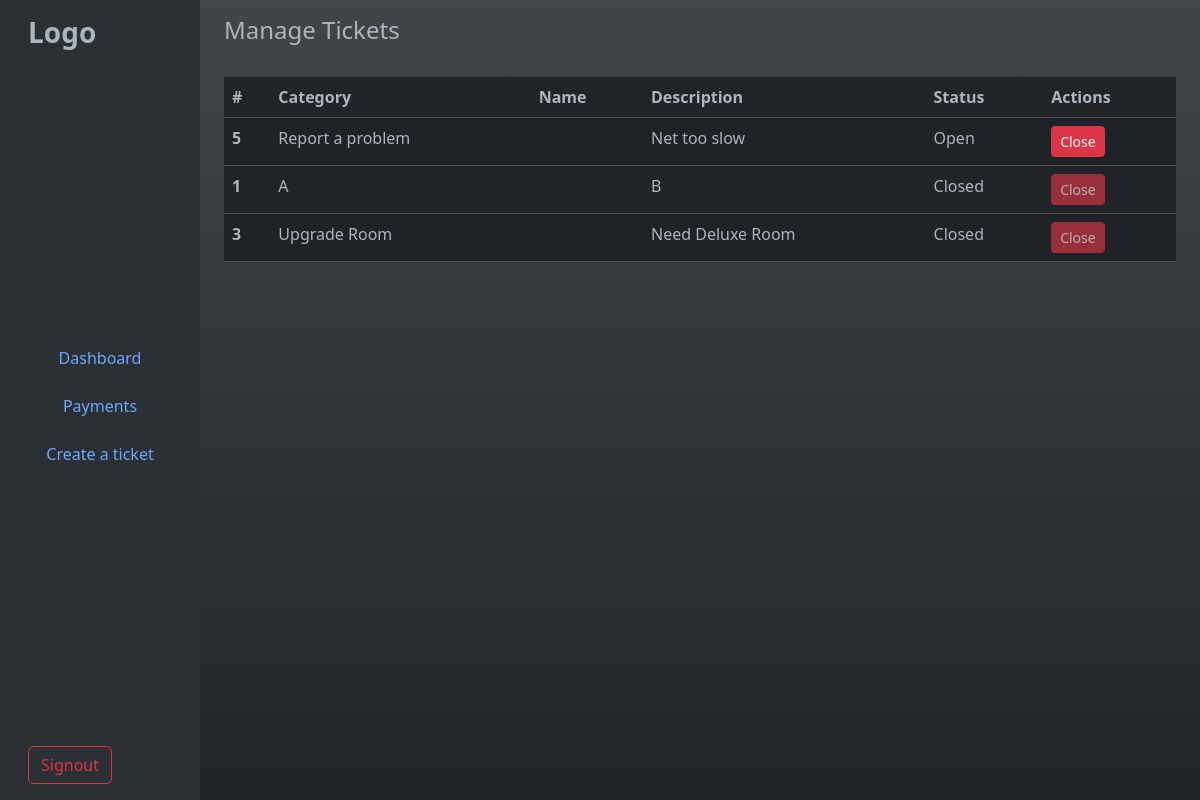
The page /ticketadmin (signed in) on the database as committed earlier.
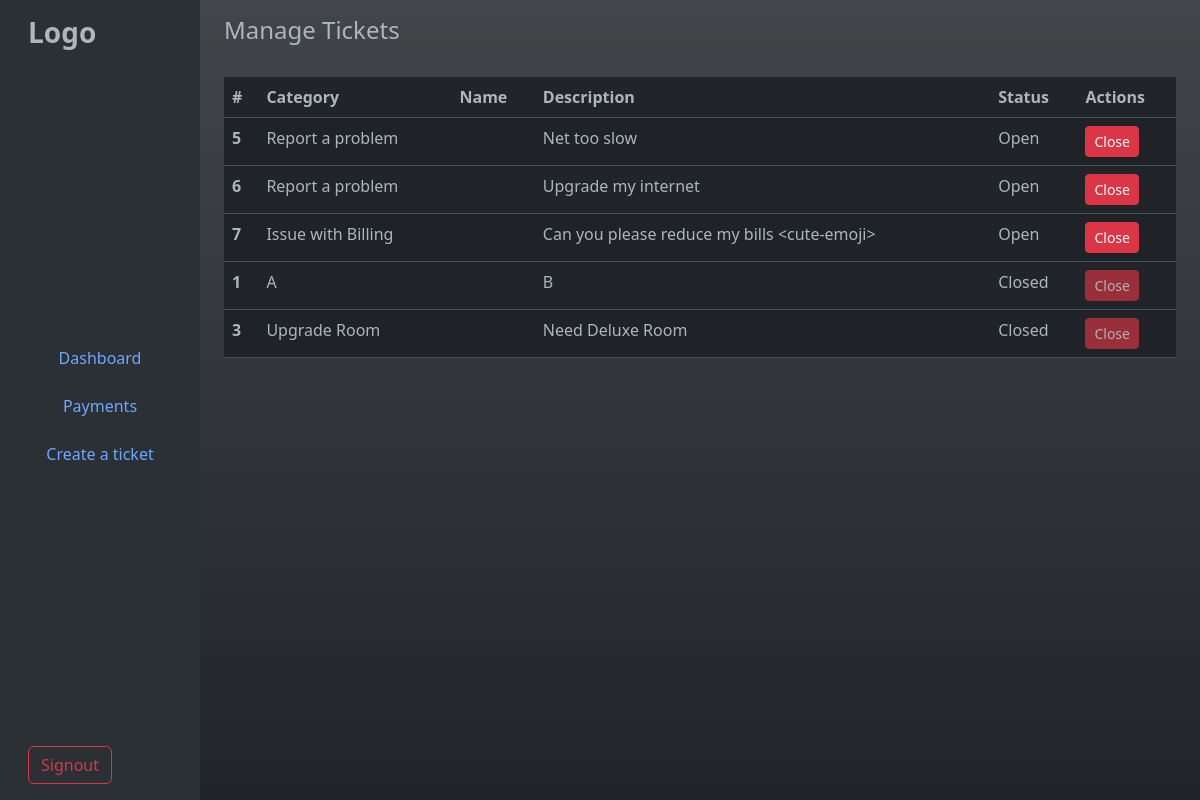
The same page on the database as committed later.
### tables this page shows
CREATE TABLE "Tickets" (
	"reportID"	INTEGER,
	"tenantID"	INTEGER NOT NULL,
	"category"	TEXT NOT NULL,
	"Description"	TEXT NOT NULL,
	"status"	TEXT NOT NULL,
	PRIMARY KEY("reportID" AUTOINCREMENT),
	FOREIGN KEY("tenantID") REFERENCES "Tenants"("tenantID")
);

### app.py (the view)
@app.route('/ticketadmin', methods=['GET', 'POST'])
def ticketadmin():
    if session['user']=='admin':
        if request.method == 'POST':
            reportID = request.form['ticket_id']
            closeTicket(reportID)
            return redirect(url_for('ticketadmin'))
        else:
            info = getTickets()
            return render_template('ticketadmin.html', tickets=info)
    else:
        return redirect(url_for('ticket'))

### database/admin.py (called while the page is built)
def dbConnect():
    return sqlite3.connect('database/main.db')

def getTickets():
    connection = dbConnect()
    cursor = connection.cursor()
    cursor.execute(f"SELECT * FROM Tickets  ORDER BY status DESC")
    result = cursor.fetchall()
    connection.close()
    return result

### templates/ticketadmin.html (shortened to what this page needs)
{% extends "adminbase.html" %}
{% block content %}
<main class="col-md-9 bg-gradient ms-sm-auto col-lg-10 px-md-4">
  <div class="d-flex justify-content-between flex-wrap flex-md-nowrap align-items-center pt-3 pb-2 mb-3">
    <h1 class="h4">Manage Tickets</h1>
  </div>
  <div class="table-responsive">
    <table class="table table-striped table-hover">
      <thead>
        <tr>
          <th scope="col">#</th>
          <th scope="col">Category</th>
          <th scope="col">Name</th>
          <th scope="col">Description</th>
          <th scope="col">Status</th>
          <th scope="col">Actions</th>
        </tr>
      </thead>
      <tbody>
        {%for i in tickets%}
        <tr>
          <th scope="row">{{i[0]}}</th>
          <td>{{i[2]}}</td>
          <td>{{i[5]}}</td>
          <td>{{i[3]}}</td>
          <td>{{i[4]}}</td>
          <td>
              <form action="/ticketadmin" method="POST" style="display:inline;">
                  {%if i[4] == "Open"%}
                  <button class="btn btn-sm btn-danger" type="submit">Close</button>
                  {%endif%}
                  {%if i[4] == "Closed"%}
                  <button class="btn btn-sm btn-danger" disabled>Close</button>
                  {%endif%}
              </form>
          </td>
        </tr>
        {%endfor%}
      </tbody>
    </table>
  </div>
</main>
{% endblock %}

### templates/adminbase.html (shortened to what this page needs)
{% extends "base.html" %}
{% block nav %}
<div class="container-fluid">
    <div class="row">
        <nav class="col-md-3 col-lg-2 d-md-block bg-body-tertiary sidebar">
            <div class="d-flex flex-column flex-wrap justify-content-between vh-100 p-3">
                <div class="logo-section">
                    <h3 class="fw-bold mb-4">Logo</h3>
                </div>
                <div class="link-section">
                    <ul class="nav flex-column justify-content-center">
                        <li class="nav-item mb-2">
                            <a class="nav-link btn btn-outline-secondary w-100" href="#">Dashboard</a>
                        </li>
                        <li class="nav-item mb-2">
                            <a class="nav-link btn btn-outline-secondary w-100" href="#">Payments</a>
                        </li>
                        <li class="nav-item mb-2">
                            <a class="nav-link btn btn-outline-secondary w-100" href="#">Create a ticket</a>
                        </li>
                    </ul>
                </div>
                <div class="signout">
                    <a href="/logout" type="submit" class="btn btn-outline-danger">Signout</a>
                </div>
            </div>
        </nav>
        {% block content %}
        {% endblock %}
    </div>
</div>
{% endblock %}

### templates/base.html (shortened to what this page needs)
<!DOCTYPE html>
<html lang="en" data-bs-theme="dark">
<head>
    <link href="https://cdn.jsdelivr.net/npm/bootstrap@5.3.0-alpha3/dist/css/bootstrap.min.css" rel="stylesheet">
</head>
<body>
    {% block nav %}
    {% endblock %}
</body>
</html>

Rows that differ between the two databases and show on the page:
added Tickets: reportID "6", category "Report a problem", Description "Upgrade my internet", status "Open", shows "Close"
added Tickets: reportID "7", category "Issue with Billing", Description "Can you please reduce my bills <cute-emoji>", status "Open", shows "Close"
